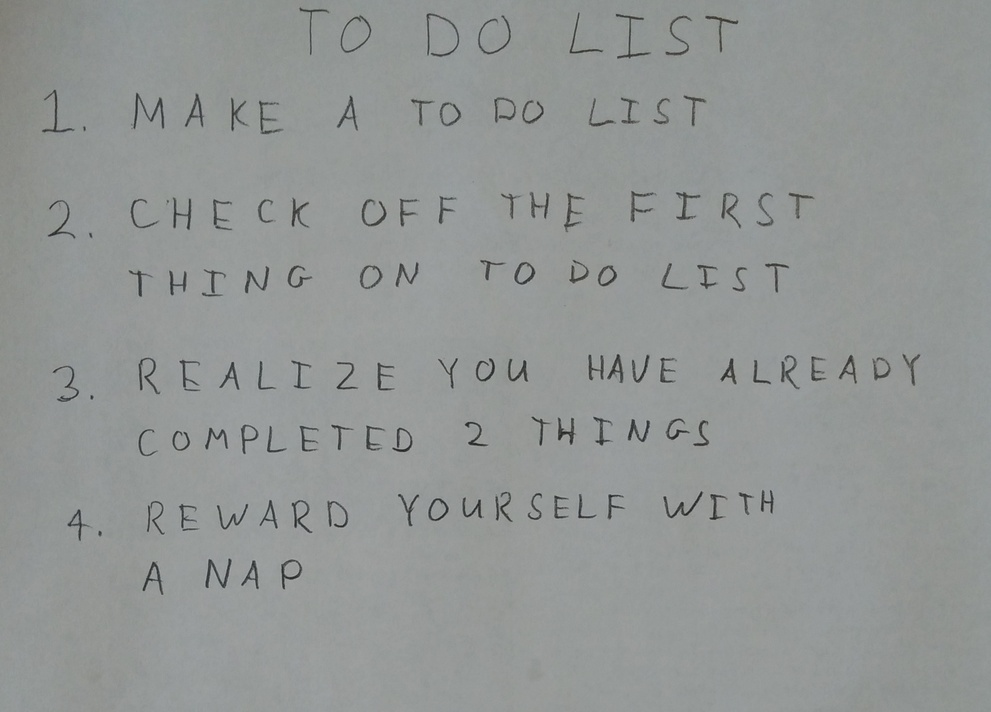
#> input picture HW5/images/01_list.jpg, 991 x 712 px, shrunk from 2270 x 1631 before the run
$ python -i q4.py   (imports and definitions only)
#> lines starting #> are read from the running program, lines starting #| are printed output that depends on the picture; after the words box and inside, x2 and y2 are one past the last pixel; in counts of white or black regions, pixels touching at a corner belong together
import numpy as np

import skimage
import skimage.measure
import skimage.color
import skimage.restoration
import skimage.filters
import skimage.morphology
import skimage.segmentation

from matplotlib import pyplot as plt

# takes a color image
# returns a list of bounding boxes and black_and_white image
def findLetters(image):
    bboxes = []
    bw = None
    # insert processing in here
    # one idea estimate noise -> denoise -> greyscale -> threshold -> morphology -> label -> skip small boxes
    # this can be 10 to 15 lines of code using skimage functions

    ##########################
    ##### your code here #####
    ##########################

    # print("before", image.shape)
    image = skimage.filters.gaussian(image)
    # [4 lines of commented-out code are left out]

    image = skimage.restoration.denoise_bilateral(image, channel_axis=-1)
    # skimage.io.imshow(image)
    # plt.show()

    grayscale = skimage.color.rgb2gray(image)

    threshold = skimage.filters.threshold_otsu(grayscale)
#> threshold = 0.511
    bw = grayscale < threshold
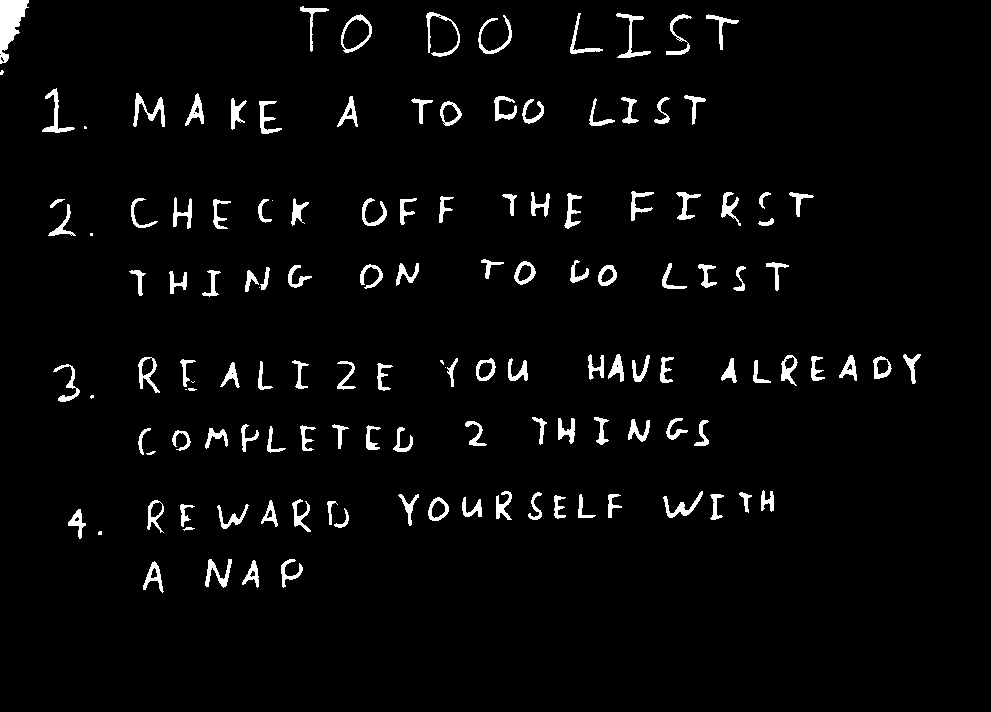
#> bw: shape (712, 991) bool; 3.4% white; 134 white regions (11 under 20 px), largest, box (x1, y1, x2, y2) and area: (0, 0, 29, 64) 1033, (133, 93, 165, 127) 379, (616, 13, 651, 58) 340
    morph = skimage.morphology.closing(bw, skimage.morphology.square(5))
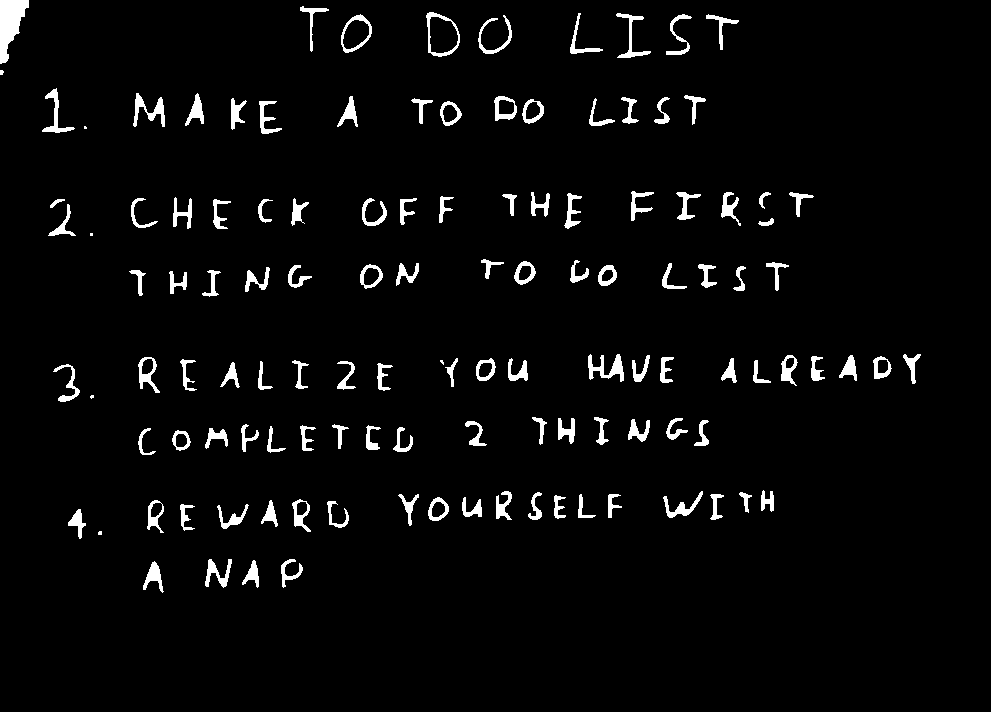
#> morph: shape (712, 991) bool; 3.6% white; 123 white regions (6 under 20 px)


    labels = skimage.morphology.label(morph, connectivity=2)
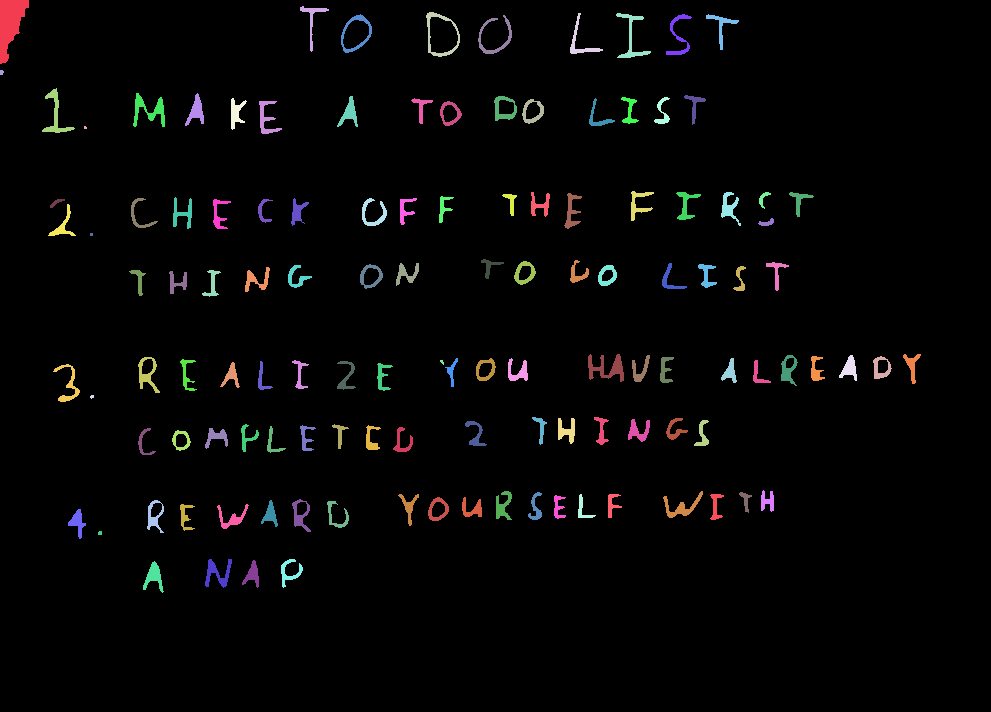
#> labels: shape (712, 991) int32; 124 distinct labels, from 0 to 123; one colour per label, 0 black
    letters = skimage.measure.regionprops(labels)
#> letters = 123 regions; largest, box (x1, y1, x2, y2) and area: (0, 0, 29, 64) 1076, (588, 354, 624, 382) 449, (133, 93, 165, 127) 409, (616, 13, 651, 58) 349, (42, 88, 75, 133) 349

    area = sum([i.area for i in letters])/len(letters)
#> area = 204.1
    bboxes = [i.bbox for i in letters if i.area > area/3]
#> bboxes = 116 items, first 6: (0, 0, 64, 29), (6, 300, 52, 329), (12, 426, 57, 460), (13, 570, 54, 603), (13, 616, 58, 651), (14, 341, 53, 372)


    # [4 lines of commented-out code are left out]

    return bboxes, np.invert(bw)

>>> import cv2
>>> picture = cv2.cvtColor(cv2.imread('../../images/01_list.jpg'), cv2.COLOR_BGR2RGB)
>>> result = findLetters(picture)
